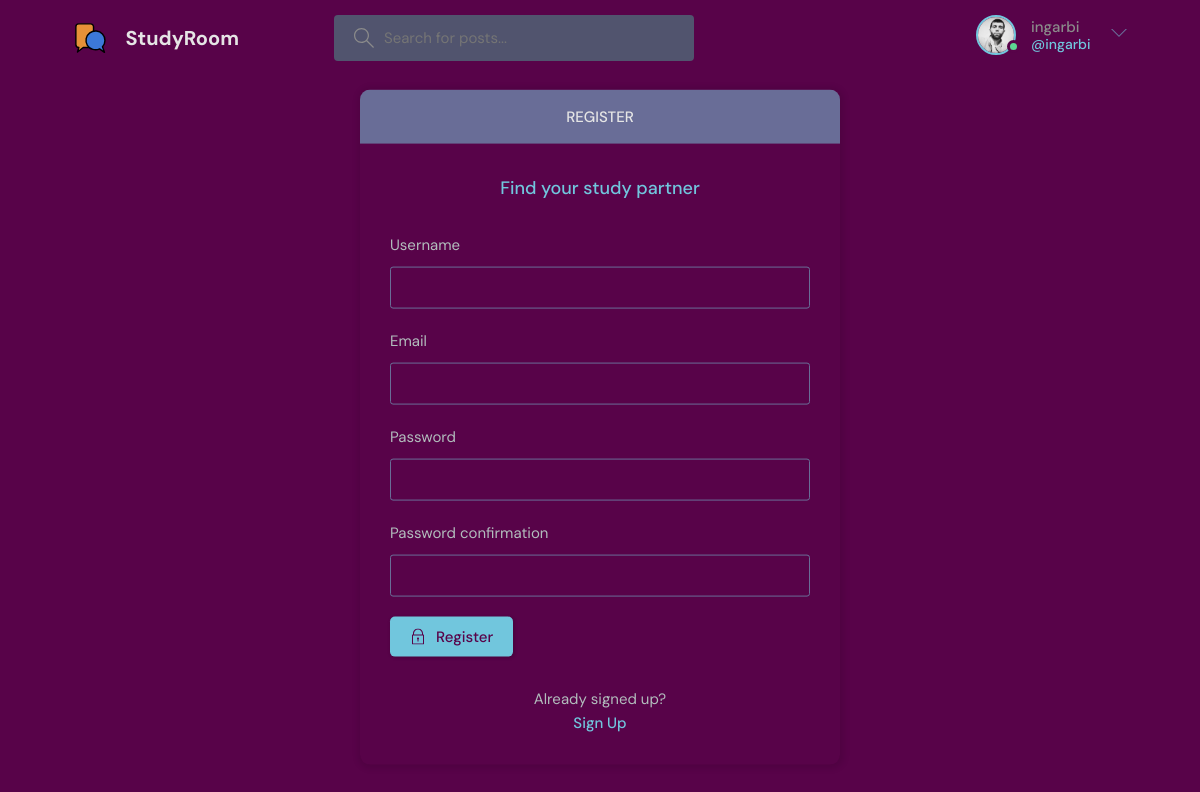
Page /register/ (signed in) on the committed database.
### base/models.py (models this page shows)
class User(AbstractUser):
    name = models.CharField(max_length=200, null=True)
    username = models.CharField(max_length=200, null=True)
    email = models.EmailField(unique=True, null=True)
    bio = models.TextField(null=True)
    avatar = models.ImageField(null=True, default="avatar.svg")
    objects = UserManager()
    USERNAME_FIELD = 'email'
    REQUIRED_FIELDS = []

### base/views.py (the view, shortened to what this page needs)
# urls.py: path('register/', views.registerPage, name="register"),
def registerPage(request):
    form = MyUserCreationForm()
    return render(request, 'base/login_register.html', {'form':form})

### base/forms.py
class MyUserCreationForm(UserCreationForm):
    class Meta:
        model = User
        fields = ['username', 'email', 'password1', 'password2']

### base/templates/base/login_register.html (shortened to what this page needs)
{% extends 'main.html' %}
{% block content%}
    <main class="auth layout">
      {% if page == 'login' %}
      <div class="container">
        <div class="layout__box">
          <div class="layout__boxHeader">
            <div class="layout__boxTitle">
              <h3>Login</h3>
            </div>
          </div>
          <div class="layout__body">
            <h2 class="auth__tagline">Find your study partner</h2>
            <form class="form" action="" method="POST">
              {% csrf_token %}
              <div class="form__group form__group">
                <label for="room_name">Email</label>
                <input id="username" name="email" type="text" placeholder="e.g. dennis_ivy" />
              </div>
              <div class="form__group">
                <label for="password">Password</label>
                <input
                  id="password"
                  name="password"
                  type="password"
                  placeholder="&bull;&bull;&bull;&bull;&bull;&bull;&bull;&bull;"
                />
              </div>
              <button class="btn btn--main" type="submit">
                <svg
                  version="1.1"
                  xmlns="http://www.w3.org/2000/svg"
                  width="32"
                  height="32"
                  viewBox="0 0 32 32"
                >
                  <title>lock</title>
                  <path
                    d="M27 12h-1v-2c0-5.514-4.486-10-10-10s-10 4.486-10 10v2h-1c-0.553 0-1 0.447-1 1v18c0 0.553 0.447 1 1 1h22c0.553 0 1-0.447 1-1v-18c0-0.553-0.447-1-1-1zM8 10c0-4.411 3.589-8 8-8s8 3.589 8 8v2h-16v-2zM26 30h-20v-16h20v16z"
                  ></path>
                  <path
                    d="M15 21.694v4.306h2v-4.306c0.587-0.348 1-0.961 1-1.694 0-1.105-0.895-2-2-2s-2 0.895-2 2c0 0.732 0.413 1.345 1 1.694z"
                  ></path>
                </svg>
                Login
              </button>
            </form>
            <div class="auth__action">
              <p>Haven't signed up yet?</p>
              <a href="{% url 'register' %}" class="btn btn--link">Sign Up</a>
            </div>
          </div>
        </div>
      </div>
      {% else %}
      <div class="container">
        <div class="layout__box">
          <div class="layout__boxHeader">
            <div class="layout__boxTitle">
              <h3>Register</h3>
            </div>
          </div>
          <div class="layout__body">
            <h2 class="auth__tagline">Find your study partner</h2>
            <form class="form" action="" method="POST">
              {% for field in form %}
              <div class="form__group form__group">
                <label for="room_name">{{field.label}}</label>
                {{field}}
              </div>
            {% endfor %}
              <button class="btn btn--main" type="submit">
                Register
              </button>
            </form>
            <div class="auth__action">
              <p>Already signed up?</p>
              <a href="{% url 'login' %}" class="btn btn--link">Sign Up</a>
            </div>
          </div>
        </div>
      </div>
      {% endif %}
    </main>
    {% endblock content %}

### templates/navbar.html (shortened to what this page needs)
{% load static %}
<header class="header header--loggedIn">
    <div class="container">
      <a href="{% url 'home' %}" class="header__logo">
        <img src="{% static 'images/logo.svg' %}" />
        <h1>StudyRoom</h1>
      </a>
      <form class="header__search" method="GET" action="{% url 'home' %}">
        <label>
          <input name="q" placeholder="Search for posts..." />
        </label>
      </form>
      <nav class="header__menu">
        {% if request.user.is_authenticated %}
        <div class="header__user">
          <a href="{% url 'update-user' %}">
            <div class="avatar avatar--medium active">
              <img src="{{request.user.avatar.url}}" />
            </div>
            <p>{{request.user.username}} <span>@{{request.user.username}}</span></p>
          </a>
          <button class="dropdown-button">
            <svg version="1.1" xmlns="http://www.w3.org/2000/svg" width="32" height="32" viewBox="0 0 32 32">
              <title>chevron-down</title>
              <path d="M16 21l-13-13h-3l16 16 16-16h-3l-13 13z"></path>
            </svg>
          </button>
        </div>
        {% else %}
        <a href="{% url 'login' %}">
          <img src="{% static 'images/avatar.svg' %}" />
          <p>Login</p>
        </a>
        {% endif %}
      </nav>
    </div>
  </header>

### rows in the picture
User: user.avatar (picture), user.username "ingarbi"

### other values in the picture
{{ field.label }} "Username" "Email" "Password" "Password confirmation"
